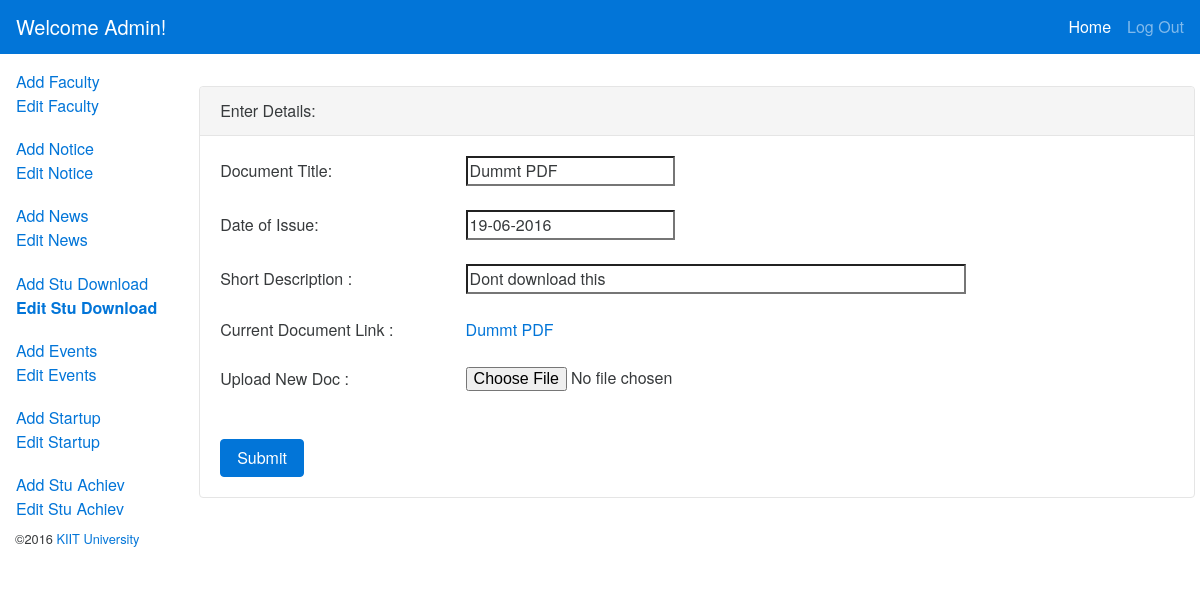
The app's page /admin_panel/stu_res_edit.php?id=2 (signed in) with its own data.
### tables this page shows
CREATE TABLE IF NOT EXISTS `stu_res` (
  `id` int(11) NOT NULL AUTO_INCREMENT,
  `Title` varchar(100) NOT NULL,
  `Description` varchar(200) NOT NULL,
  `Link` varchar(500) NOT NULL,
  `Date` varchar(50) NOT NULL,
  `Visibility` tinyint(1) NOT NULL,
  PRIMARY KEY (`id`)
);

### admin_panel/stu_res_edit.php (the view, shortened to what this page needs)
<?php
include('php/intialize.php');
$query = $con->prepare("SELECT * FROM `stu_res` WHERE id='".$_GET['id']."'");
             $query->execute();
             $row = $query->fetch();
?>
<!DOCTYPE html>
<html><head><meta http-equiv="Content-Type" content="text/html; charset=UTF-8">
  <link rel="stylesheet" href="css/style.css">
  <link rel="stylesheet" href="css/bootstrap.min.css">
  <link rel="stylesheet" href="//code.jquery.com/ui/1.11.4/themes/smoothness/jquery-ui.css">
  <link href="css/font-awesome.min.css" rel="stylesheet">
</head>
<body>
<?php
if (isset($_SESSION['Username']) && $_SESSION['Password'] == true) {
  ?>
  <nav class="navbar navbar-fixed-top navbar-dark bg-primary">
    <a class="navbar-brand">Welcome Admin!</a>
    <div class="collapse navbar-toggleable-xs" id="collapsingNavbar">
        <ul class="nav navbar-nav pull-right">
            <li class="nav-item active">
                <a class="nav-link" href="index.php">Home <span class="sr-only">Home</span></a>
            </li>
            <li class="nav-item">
                <a class="nav-link" href="" data-target="#myModal" data-toggle="modal">Log Out</a>
            </li>
        </ul>
    </div>
</nav>
<div class="container-fluid" id="main">
    <div class="row row-offcanvas row-offcanvas-left">
        <div class="col-md-3 col-lg-2 sidebar-offcanvas" id="sidebar" role="navigation">
            <ul class="nav nav-pills nav-stacked">
                <li class="nav-item"><div class="nav-link">
                <a href="faculty_add.php">Add Faculty</a> </br>
                <a href="faculty_view.php">Edit Faculty</a>
                </div>
                </li>
                <li class="nav-item"><div class="nav-link">
                <a href="notice_add.php">Add Notice</a> </br>
                <a href="notice_view.php">Edit Notice</a>
                </div>
                </li>
                <li class="nav-item"><div class="nav-link">
                <a href="news_add.php">Add News</a> </br>
                <a href="news_view.php">Edit News</a>
                </div>
                </li>
                <li class="nav-item"><div class="nav-link">
                <a href="stu_res_add.php">Add Stu Download</a> </br>
                <a href="stu_res_view.php"><strong>Edit Stu Download</strong></a>
                </div>
                </li>
                <li class="nav-item"><div class="nav-link">
                <a href="event_add.php">Add Events</a> </br>
                <a href="event_view.php">Edit Events</a>
                </div>
                </li>
                <li class="nav-item"><div class="nav-link">
                <a href="startup_add.php">Add Startup</a> </br>
                <a href="startup_view.php">Edit Startup</a>
                </div>
                </li>
                <li class="nav-item"><div class="nav-link">
                <a href="stu_add.php">Add Stu Achiev</a> </br>
                <a href="stu_view.php">Edit Stu Achiev</a>
                </div>
                </li>
            </ul>
        </div>
        <div class="col-md-9 col-lg-10 main">
               </div>
               <div id="newfac" class="card">
               <form id="update_stu_res" action="javascript:return false" method="POST">
                        <div class="card-header">
                            Enter Details:
                        </div>
                        <div class="card-block">
                            <table style="width:100%">
  <tr>
    <td>Document Title:</td>
    <td><input name="Title" required id="Title" value="<?php echo $row['Title']; ?>"></input>
    <input type="hidden" name="id" id="id" value="<?php echo $_GET['id']; ?>"></td>
  </tr>
  <tr>
    <td>&nbsp;</td>
  </tr>
  <tr>
    <td>Date of Issue:</td>
    <td><input type="text" name="Date" id="Date" value="<?php echo date("d-m-Y", strtotime($row['Date'])); ?>"></input></td>
  </tr>
  <tr>
    <td>&nbsp;</td>
  </tr>
  <tr>
    <td>Short Description :</td>
    <td><input name="Description" id="Description" style="width:500px;" value="<?php echo $row['Description']; ?>"></input></td>
  </tr>
  <tr>
    <td>&nbsp;</td>
  </tr>
  <tr>
    <td>Current Document Link :</td>
    <td><a href="../../<?php echo $row['Link']; ?>"><?php echo $row['Title']; ?></a></td>
  </tr>
  <tr>
    <td>&nbsp;</td>
  </tr>
  <tr>
    <td>Upload New Doc :</td>
    <td><input type="file" name="Input" id="Input" accept=".xlsx,.xls,.doc,.docx,.ppt,.pptx,.txt,.pdf"></input></td>
    </tr>
    <tr>
    <td>&nbsp;</td>
  </tr>
  <tr>
    <td>&nbsp;</td>
  </tr>
</table>
<input class="btn btn-primary" type="submit" name="submit" id="submit"></input>&nbsp;<div id="loading" style="display:none;"><img src="../images/loading.gif"></div>
</form>
                        </div>
                    </div>
</div></div>
<footer class="container-fluid">
    <p class="text-right small">©2016 <a href="http://kiit.ac.in">KIIT University</a></p>
</footer>
 <?php }
 else{ ?>
 <center><h3>You are Not Logged in click <a href="login.php?r=<?php echo $_SERVER['REQUEST_URI'];?>">here</a> to login.</h3></center>
 <?php } ?>
</body></html>

### admin_panel/css/style.css (style rules this page uses)
body { padding-top:62px; }
body, html { height:100%; }
.container-fluid >.row { margin-left: -15px; margin-right: -10px; }
#sidebar { padding-left:0; }
.card { overflow:hidden; }

### records on screen
stu_res: Title "Dummt PDF", Date "19-06-2016", Description "Dont download this"
